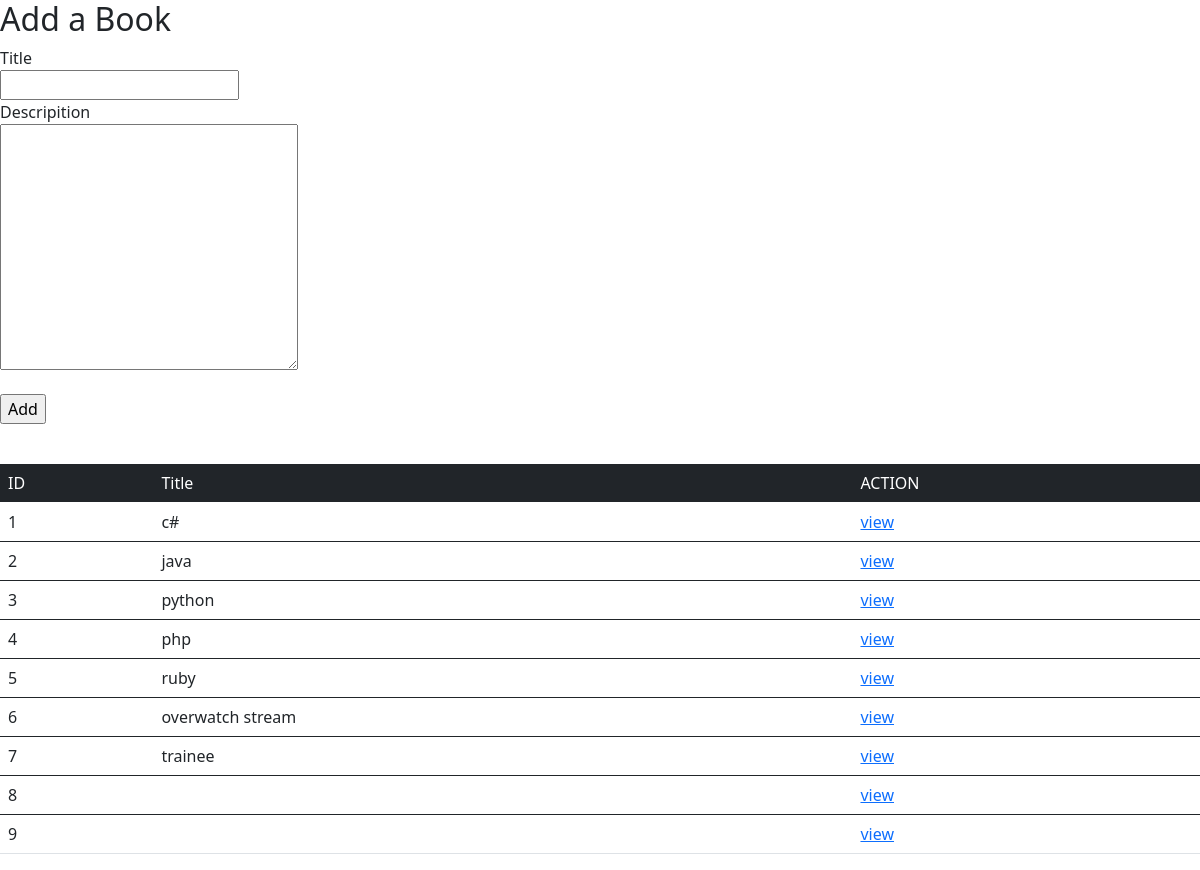
The page / on the database its author committed.
### books_authors_app/models.py (models this page shows)
class book(models.Model):
    title = models.CharField(max_length=255)
    desc = models.TextField()
    bkat = models.ManyToManyField(authors, related_name='books')
    created_at = models.DateTimeField(auto_now_add=True)
    updated_at = models.DateTimeField(auto_now=True)

### books_authors_app/views.py (the view)
# urls.py: path('',views.index),
def index(request):
    context={
        'bo' : book.objects.all()
    }
    return render(request,"index.html",context)

### books_authors_app/templates/index.html (shortened to what this page needs)
<html lang="en">
<head>
    <link href="https://cdn.jsdelivr.net/npm/bootstrap@5.0.1/dist/css/bootstrap.min.css" rel="stylesheet">
</head>
<body>
    <h2>Add a Book</h2>
    <form action="/addbook" method="POST">
        <label for="title">Title</label><br>
        <input type="text" name="title" > <br>
        <label for="descripition">Descripition</label><br>
        <textarea name="descripition" id="descripition" cols="30" rows="10"></textarea><br> <br>
        <input type="submit" value="Add">
    </form>
    <br>
    <table class="table">
        <thead class="table-dark">
          <td>ID</td>
          <td>Title</td>
          <td>ACTION</td>
        </thead>
        {%for i in bo%}
        <tbody>
            <td>{{i.id}}</td>
            <td>{{i.title}}</td>
            <td><a href="/books/{{i.id}}">view</a></td>
        </tbody>
        {%endfor%}
      </table>
</body>
</html>

### rows shown on the page
book: id "1", title "c#"
book: id "2", title "java"
book: id "3", title "python"
book: id "4", title "php"
book: id "5", title "ruby"
book: id "6", title "overwatch stream"
book: id "7", title "trainee"
book: id "8"
book: id "9"
